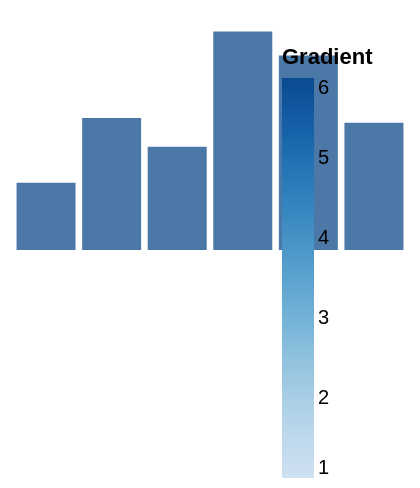

This figure's Vega-Lite source:
### Vega specification from a JSON file in a GitHub repository (floating-point values rounded to 4 significant figures)
{"width": 200, "height": 120, "padding": 5, "data": [{"name": "t", "values": [{"a": "Alpha", "b": 28, "c": "x", "d": 1}, {"a": "Bravo", "b": 55, "c": "y", "d": 2}, {"a": "Charlie", "b": 43, "c": "x", "d": 3}, {"a": "Delta", "b": 91, "c": "z", "d": 4}, {"a": "Echo", "b": 81, "c": "y", "d": 5}, {"a": "Foxtrot", "b": 53, "c": "z", "d": 6}]}], "scales": [{"name": "x", "type": "band", "domain": {"data": "t", "field": "a"}, "range": "width", "padding": 0.1}, {"name": "y", "type": "linear", "domain": {"data": "t", "field": "b"}, "range": "height", "nice": true}, {"name": "color", "type": "ordinal", "domain": {"data": "t", "field": "c"}, "range": {"scheme": "category10"}}, {"name": "ramp", "type": "linear", "domain": {"data": "t", "field": "d"}, "range": {"scheme": "blues"}}, {"name": "size", "type": "linear", "domain": {"data": "t", "field": "b"}, "range": [10, 200]}, {"name": "shape", "type": "ordinal", "domain": {"data": "t", "field": "c"}, "range": "symbol"}, {"name": "quant", "type": "quantize", "domain": [0, 100], "range": {"scheme": "greens", "count": 4}}], "marks": [{"type": "rect", "from": {"data": "t"}, "encode": {"enter": {"x": {"scale": "x", "field": "a"}, "width": {"scale": "x", "band": 1}, "y": {"scale": "y", "field": "b"}, "y2": {"scale": "y", "value": 0}}}}], "legends": [{"fill": "ramp", "type": "gradient", "title": "Gradient", "orient": "top-right"}]}
